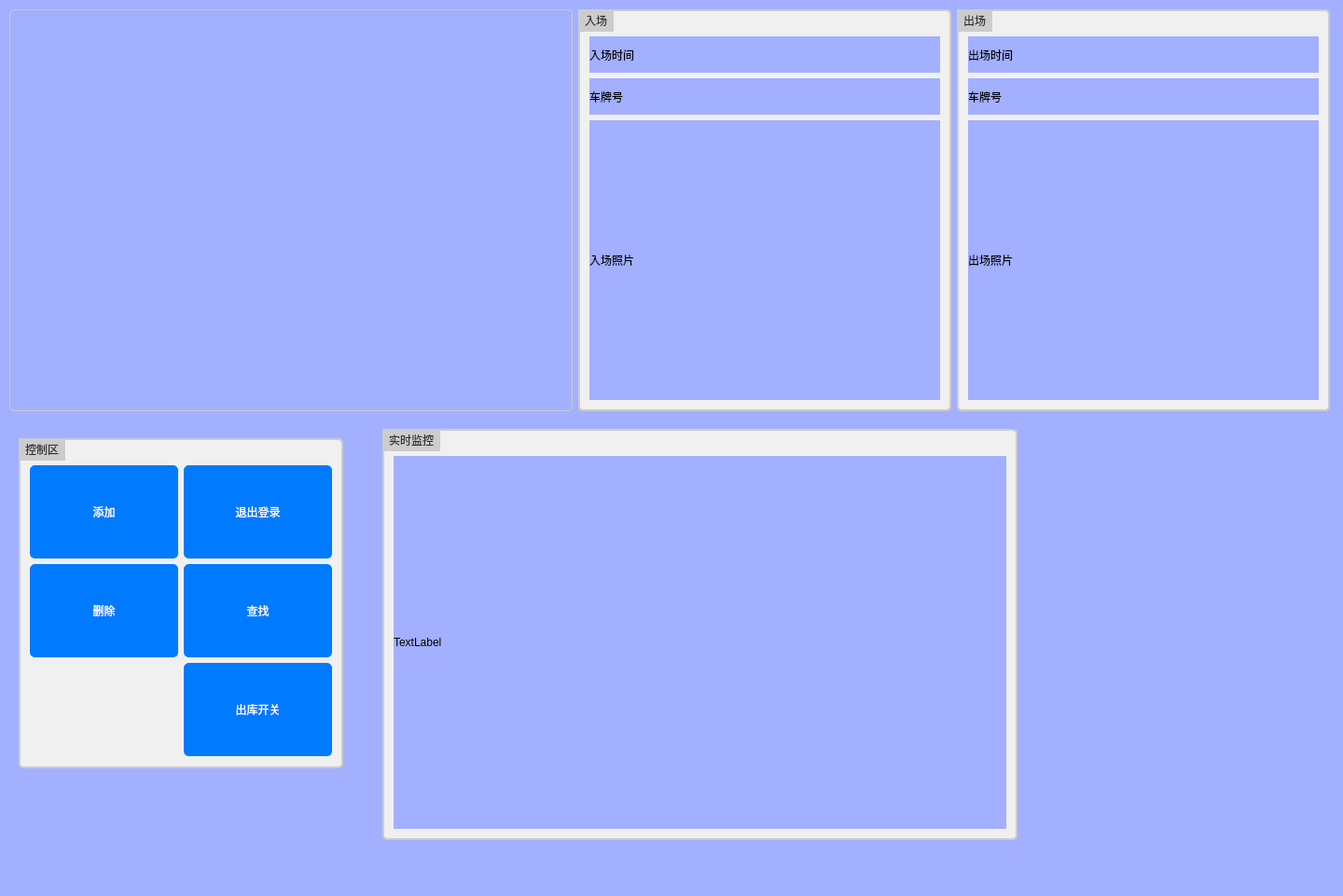
<?xml version="1.0" encoding="UTF-8"?>
<ui version="4.0">
 <class>MainWindow</class>
 <widget class="QMainWindow" name="MainWindow">
  <property name="geometry">
   <rect>
    <x>0</x>
    <y>0</y>
    <width>1440</width>
    <height>961</height>
   </rect>
  </property>
  <property name="windowTitle">
   <string>MainWindow</string>
  </property>
  <property name="styleSheet">
   <string notr="true">
background-color: rgb(162, 176, 255);</string>
  </property>
  <widget class="QWidget" name="centralwidget">
   <widget class="QWidget" name="layoutWidget">
    <property name="geometry">
     <rect>
      <x>10</x>
      <y>10</y>
      <width>1416</width>
      <height>431</height>
     </rect>
    </property>
    <layout class="QHBoxLayout" name="horizontalLayout_2">
     <item>
      <widget class="QTableWidget" name="tableWidget">
       <property name="minimumSize">
        <size>
         <width>600</width>
         <height>0</height>
        </size>
       </property>
       <property name="styleSheet">
        <string notr="true">QTableWidget {
    border: 1px solid #ccc;
    border-radius: 5px;
}

QTableWidget::item {
    padding: 5px;
}

QTableWidget::item:selected {
    background-color: #f0f0f0;
}

QHeaderView::section {
    background-color: #f0f0f0;
    color: #333;
    font-weight: bold;
    padding: 5px;
}

QTableWidget::item:hover {
    background-color: #e0e0e0;
}</string>
       </property>
      </widget>
     </item>
     <item>
      <layout class="QHBoxLayout" name="horizontalLayout">
       <item>
        <widget class="QGroupBox" name="groupBox">
         <property name="minimumSize">
          <size>
           <width>400</width>
           <height>0</height>
          </size>
         </property>
         <property name="styleSheet">
          <string notr="true">QGroupBox {
    border: 2px solid #ccc;
    border-radius: 5px;
    padding: 10px;
    background-color: #f0f0f0;
}

QGroupBox:title {
    subcontrol-origin: margin;
    subcontrol-position: top left;
    padding: 5px;
    background-color: #ccc;
    font-weight: bold;
}

QGroupBox::title {
    color: #333;
    font-size: 16px;
    text-transform: uppercase;
    text-align: center;
}</string>
         </property>
         <property name="title">
          <string>入场</string>
         </property>
         <layout class="QVBoxLayout" name="verticalLayout">
          <item>
           <widget class="QLabel" name="label">
            <property name="text">
             <string>入场时间</string>
            </property>
           </widget>
          </item>
          <item>
           <widget class="QLabel" name="label_5">
            <property name="text">
             <string>车牌号</string>
            </property>
           </widget>
          </item>
          <item>
           <widget class="QLabel" name="label_3">
            <property name="minimumSize">
             <size>
              <width>0</width>
              <height>300</height>
             </size>
            </property>
            <property name="text">
             <string>入场照片</string>
            </property>
           </widget>
          </item>
         </layout>
        </widget>
       </item>
       <item>
        <widget class="QGroupBox" name="groupBox_2">
         <property name="minimumSize">
          <size>
           <width>400</width>
           <height>0</height>
          </size>
         </property>
         <property name="styleSheet">
          <string notr="true">QGroupBox {
    border: 2px solid #ccc;
    border-radius: 5px;
    padding: 10px;
    background-color: #f0f0f0;
}

QGroupBox:title {
    subcontrol-origin: margin;
    subcontrol-position: top left;
    padding: 5px;
    background-color: #ccc;
    font-weight: bold;
}

QGroupBox::title {
    color: #333;
    font-size: 16px;
    text-transform: uppercase;
    text-align: center;
}</string>
         </property>
         <property name="title">
          <string>出场</string>
         </property>
         <layout class="QVBoxLayout" name="verticalLayout_2">
          <item>
           <widget class="QLabel" name="label_2">
            <property name="text">
             <string>出场时间</string>
            </property>
           </widget>
          </item>
          <item>
           <widget class="QLabel" name="label_6">
            <property name="text">
             <string>车牌号</string>
            </property>
           </widget>
          </item>
          <item>
           <widget class="QLabel" name="label_4">
            <property name="minimumSize">
             <size>
              <width>0</width>
              <height>300</height>
             </size>
            </property>
            <property name="text">
             <string>出场照片</string>
            </property>
           </widget>
          </item>
         </layout>
        </widget>
       </item>
      </layout>
     </item>
    </layout>
   </widget>
   <widget class="QGroupBox" name="groupBox_3">
    <property name="geometry">
     <rect>
      <x>20</x>
      <y>470</y>
      <width>348</width>
      <height>354</height>
     </rect>
    </property>
    <property name="styleSheet">
     <string notr="true">QGroupBox {
    border: 2px solid #ccc;
    border-radius: 5px;
    padding: 10px;
    background-color: #f0f0f0;
}

QGroupBox:title {
    subcontrol-origin: margin;
    subcontrol-position: top left;
    padding: 5px;
    background-color: #ccc;
    font-weight: bold;
}

QGroupBox::title {
    color: #333;
    font-size: 16px;
    text-transform: uppercase;
    text-align: center;
}</string>
    </property>
    <property name="title">
     <string>控制区</string>
    </property>
    <layout class="QGridLayout" name="gridLayout">
     <item row="0" column="0">
      <widget class="QPushButton" name="pushButton">
       <property name="minimumSize">
        <size>
         <width>150</width>
         <height>100</height>
        </size>
       </property>
       <property name="styleSheet">
        <string notr="true">QPushButton {
    background-color: #007bff;
    color: #fff;
    border: 1px solid #007bff;
    border-radius: 5px;
    padding: 5px 10px;
}

QPushButton:hover {
    background-color: #0056b3;
}

QPushButton:pressed {
    background-color: #003366;
}</string>
       </property>
       <property name="text">
        <string>添加</string>
       </property>
      </widget>
     </item>
     <item row="0" column="1">
      <widget class="QPushButton" name="pushButton_3">
       <property name="minimumSize">
        <size>
         <width>150</width>
         <height>100</height>
        </size>
       </property>
       <property name="styleSheet">
        <string notr="true">QPushButton {
    background-color: #007bff;
    color: #fff;
    border: 1px solid #007bff;
    border-radius: 5px;
    padding: 5px 10px;
}

QPushButton:hover {
    background-color: #0056b3;
}

QPushButton:pressed {
    background-color: #003366;
}</string>
       </property>
       <property name="text">
        <string>退出登录</string>
       </property>
      </widget>
     </item>
     <item row="1" column="0">
      <widget class="QPushButton" name="pushButton_2">
       <property name="minimumSize">
        <size>
         <width>150</width>
         <height>100</height>
        </size>
       </property>
       <property name="styleSheet">
        <string notr="true">QPushButton {
    background-color: #007bff;
    color: #fff;
    border: 1px solid #007bff;
    border-radius: 5px;
    padding: 5px 10px;
}

QPushButton:hover {
    background-color: #0056b3;
}

QPushButton:pressed {
    background-color: #003366;
}</string>
       </property>
       <property name="text">
        <string>删除</string>
       </property>
      </widget>
     </item>
     <item row="1" column="1">
      <widget class="QPushButton" name="pushButton_4">
       <property name="minimumSize">
        <size>
         <width>150</width>
         <height>100</height>
        </size>
       </property>
       <property name="styleSheet">
        <string notr="true">QPushButton {
    background-color: #007bff;
    color: #fff;
    border: 1px solid #007bff;
    border-radius: 5px;
    padding: 5px 10px;
}

QPushButton:hover {
    background-color: #0056b3;
}

QPushButton:pressed {
    background-color: #003366;
}</string>
       </property>
       <property name="text">
        <string>查找</string>
       </property>
      </widget>
     </item>
     <item row="2" column="1">
      <widget class="QPushButton" name="pushButton_5">
       <property name="minimumSize">
        <size>
         <width>150</width>
         <height>100</height>
        </size>
       </property>
       <property name="styleSheet">
        <string notr="true">QPushButton {
    background-color: #007bff;
    color: #fff;
    border: 1px solid #007bff;
    border-radius: 5px;
    padding: 5px 10px;
}

QPushButton:hover {
    background-color: #0056b3;
}

QPushButton:pressed {
    background-color: #003366;
}</string>
       </property>
       <property name="text">
        <string>出库开关</string>
       </property>
      </widget>
     </item>
    </layout>
   </widget>
   <widget class="QGroupBox" name="groupBox_4">
    <property name="geometry">
     <rect>
      <x>410</x>
      <y>460</y>
      <width>681</width>
      <height>441</height>
     </rect>
    </property>
    <property name="styleSheet">
     <string notr="true">QGroupBox {
    border: 2px solid #ccc;
    border-radius: 5px;
    padding: 10px;
    background-color: #f0f0f0;
}

QGroupBox:title {
    subcontrol-origin: margin;
    subcontrol-position: top left;
    padding: 5px;
    background-color: #ccc;
    font-weight: bold;
}

QGroupBox::title {
    color: #333;
    font-size: 16px;
    text-transform: uppercase;
    text-align: center;
}</string>
    </property>
    <property name="title">
     <string>实时监控</string>
    </property>
    <layout class="QVBoxLayout" name="verticalLayout_3">
     <item>
      <widget class="QLabel" name="label_7">
       <property name="text">
        <string>TextLabel</string>
       </property>
      </widget>
     </item>
    </layout>
   </widget>
  </widget>
  <widget class="QMenuBar" name="menubar">
   <property name="geometry">
    <rect>
     <x>0</x>
     <y>0</y>
     <width>1440</width>
     <height>26</height>
    </rect>
   </property>
  </widget>
  <widget class="QStatusBar" name="statusbar"/>
 </widget>
 <resources/>
 <connections/>
</ui>
